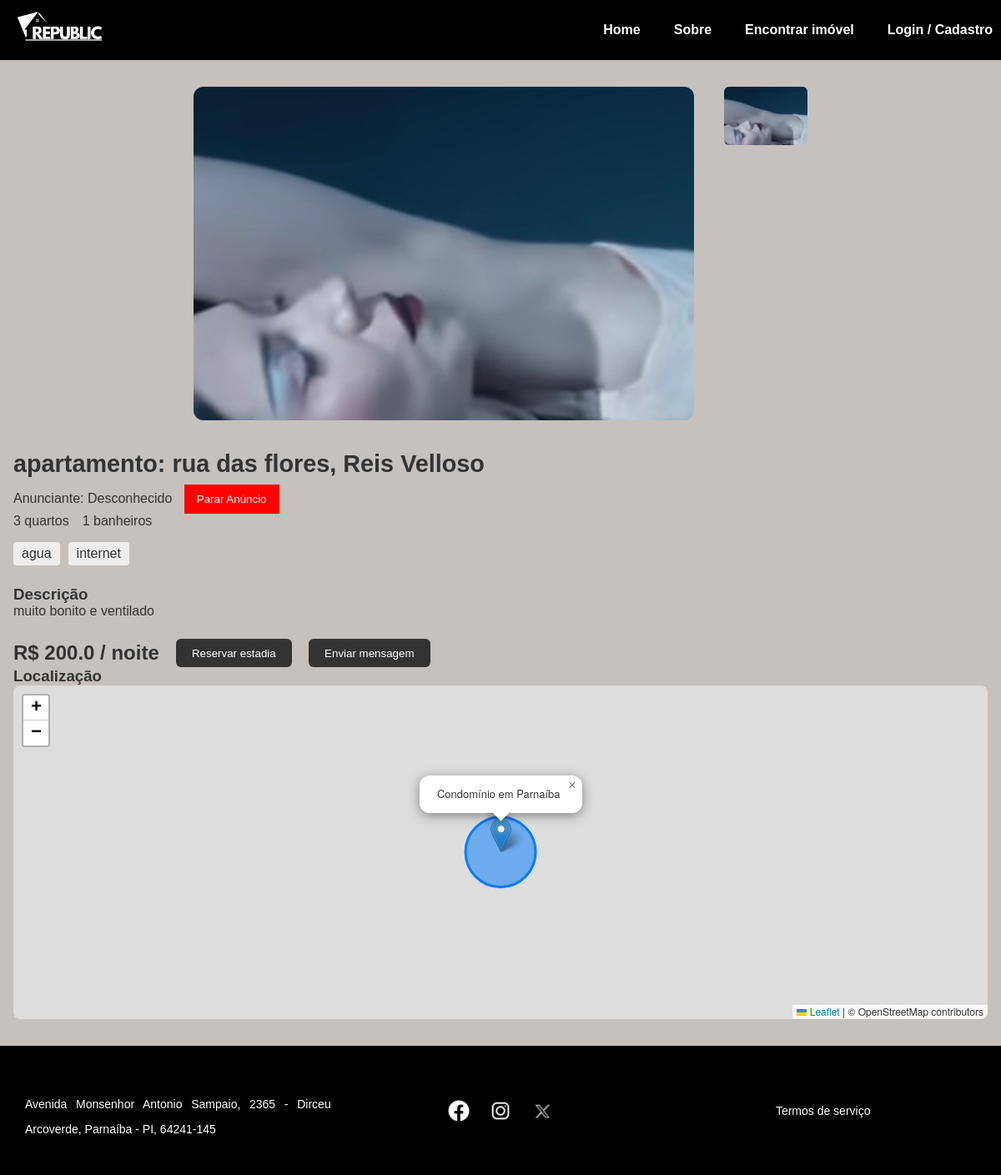
Screenshot of /detalhes_apartamento/1 with the database file from the repository.
### tables this page shows
CREATE TABLE apartamentos (
    id INTEGER PRIMARY KEY AUTOINCREMENT,
    endereco TEXT,
    bairro TEXT,
    numero TEXT,
    cep TEXT,
    complemento TEXT,
    valor REAL,
    quartos INTEGER,
    banheiros INTEGER,
    inclusos TEXT,
    outros TEXT,
    descricao TEXT,
    imagem TEXT,
    tipo TEXT
, usuario_id INTEGER);

### app.py (the view)
@app.route('/detalhes_apartamento/<int:id>')
def detalhes_apartamento(id):
    conn = sqlite3.connect('instance/banco.db')
    cursor = conn.cursor()
    cursor.execute("""
       SELECT id, endereco, bairro, numero, cep, complemento, valor, quartos,
              banheiros, inclusos, outros, descricao, imagem, tipo, usuario_id
       FROM apartamentos WHERE id = ?
    """, (id,))
    row = cursor.fetchone()
    if row and len(row) >= 15:
        apt = {
            'id': row[0],
            'endereco': row[1],
            'bairro': row[2],
            'numero': row[3],
            'cep': row[4],
            'complemento': row[5],
            'valor': row[6],
            'quartos': row[7],
            'banheiros': row[8],
            'inclusos': row[9].split(',') if row[9] else [],
            'outros': row[10],
            'descricao': row[11],
            'imagens': row[12].split(',') if row[12] else ['default.jpg'],
            'tipo': row[13],
            'usuario_id': row[14]
        }
        cursor.execute('SELECT nome FROM usuarios WHERE id = ?', (apt['usuario_id'],))
        dono = cursor.fetchone()
        dono_nome = dono[0] if dono else 'Desconhecido'
        conn.close()
        return render_template('apt.html', apartamento=apt, dono_nome=dono_nome, usuario_logado=session.get('usuario_id'))
    conn.close()
    return "Apartamento não encontrado", 404

### app.py (called while the page is built, shortened)
def obter_usuario_nome():
    return None

@app.context_processor
def inject_usuario_nome():
    return dict(usuario_nome=obter_usuario_nome())

### templates/apt.html (shortened to what this page needs)
<!DOCTYPE html>
<html lang="pt-br">
<head>
  <link rel="stylesheet" href="{{ url_for('static', filename='css/style.css') }}">
  <link rel="stylesheet" href="{{ url_for('static', filename='css/apt.css') }}">
  <link rel="stylesheet" href="{{ url_for('static', filename='css/map.css') }}">
  <link rel="stylesheet" href="https://unpkg.com/leaflet/dist/leaflet.css" />
</head>
<body>
  <header class="header">
    <div class="logo">
      <a href="{{ url_for('index') }}">
        <img src="{{ url_for('static', filename='img/logo/logo_branca.png') }}" alt="Republic Logo">
      </a>
    </div>
    <nav class="nav">
      <a href="{{ url_for('index') }}">Home</a>
      <a href="{{ url_for('sobre') }}">Sobre</a>
      <a href="{{ url_for('pesquisa') }}">Encontrar imóvel</a>
      {% if usuario_nome %}
      <div class="user-info">
        <div class="separator">|</div>
        <span class="saudacao">Olá, {{ usuario_nome }}!</span>
        <a href="{{ url_for('logout') }}" class="logout-btn">Sair</a>
      </div>
      {% else %}
      <a href="{{ url_for('cadastro') }}">Login / Cadastro</a>
      {% endif %}
    </nav>
  </header>
  <main class="main-content">
    <div class="image-gallery side-by-side">
      <div class="main-img">
        {% if apartamento.imagens and apartamento.imagens|length > 0 %}
          <img id="current-img" src="{{ url_for('static', filename='img/apts/' + apartamento.imagens[0]) }}" alt="Imagem principal">
        {% else %}
          <img id="current-img" src="{{ url_for('static', filename='img/apts/default.jpg') }}" alt="Imagem padrão">
        {% endif %}
      </div>
      <div class="thumbs">
        {% for img in apartamento.imagens %}
          <img class="thumb" src="{{ url_for('static', filename='img/apts/' + img) }}" alt="Imagem" onclick="changeImage('{{ img }}')">
        {% endfor %}
      </div>
    </div>
    <section class="details">
      <h2>{{ apartamento.tipo }}: {{ apartamento.endereco }}, {{ apartamento.bairro }}</h2>
<div class="anunciante">
  <span>Anunciante: {{ dono_nome }}</span>
  {% if usuario_logado == apartamento.usuario_id %}
      <form action="{{ url_for('parar_anuncio', id=apartamento.id) }}" method="POST" style="display:inline;">
          <button type="submit" class="btn btn-danger" style="margin-left: 10px;">Parar Anúncio</button>
      </form>
  {% endif %}
</div>
      <ul class="info">
        <li>{{ apartamento.quartos }} quartos</li>
        <li>{{ apartamento.banheiros }} banheiros</li>
      </ul>
      <div class="highlights">
        {% for item in apartamento.inclusos %}
        <span>{{ item }}</span>
        {% endfor %}
      </div>
      <section class="description">
        <h3>Descrição</h3>
        <p>{{ apartamento.descricao }}</p>
      </section>
      <div class="price-action">
        <span class="price">R$ {{ apartamento.valor }} / noite</span>
        <button>Reservar estadia</button>
        <button>Enviar mensagem</button>
      </div>
    </section>
    <section class="map">
      <h3>Localização</h3>
      <div id="map"></div>
    </section>
  </main>
  <footer class="footer">
    <div class="footer-content">
      <div class="container text-center">
        <div class="row">
          <div class="col">
            <p>Avenida Monsenhor Antonio Sampaio, 2365 - Dirceu Arcoverde, Parnaíba - PI, 64241-145</p>
          </div>
          <div class="col">
            <div class="socials">
              <a href="#"><img src="{{ url_for('static', filename='img/socials/facebook.png') }}" alt="Facebook"></a>
              <a href="#"><img src="{{ url_for('static', filename='img/socials/ig.png') }}" alt="Instagram"></a>
              <a href="#"><img src="{{ url_for('static', filename='img/socials/x.webp') }}" alt="X"></a>
            </div>
          </div>
          <div class="col">
            <a href="{{ url_for('termos') }}">Termos de serviço</a>
          </div>
        </div>
      </div>
    </div>
  </footer>
</body>
</html>

### static/css/style.css (style rules this page uses)
* { margin: 0; padding: 0; box-sizing: border-box; }
body { font-family: Arial, sans-serif; background-color: #c6c1bd; color: #333; }
.nav { display: flex; align-items: center; gap: 20px; }
.header { background: rgb(0, 0, 0); display: flex; align-items: center; justify-content: space-between; padding: 10px; }
.logo img { width: 120px; }
.nav a { color: white; text-decoration: none; margin-left: 20px; font-weight: bold; }
.container { padding: 30px 50px; }
.container p { text-align: justify; line-height: 30px; margin-top: 15px; }
.footer { background-color: black; color: white; padding: 30px 0; font-size: 14px; }
.footer-content .container { max-width: 1200px; margin: 0 auto; padding: 0 20px; }
.footer-content .row { display: flex; justify-content: space-between; align-items: center; flex-wrap: wrap; text-align: center; }
.footer-content .col { flex: 1; padding: 10px; }
.footer-content .socials a img { width: 30px; margin: 0 8px; vertical-align: middle; }
.footer-content a { color: white; text-decoration: none; }

### static/css/apt.css (style rules this page uses)
.main-content { max-width: 1200px; margin: 2rem auto; padding: 0 1rem; }
.image-gallery { display: flex; flex-direction: column; align-items: center; gap: 1rem; }
.image-gallery.side-by-side { flex-direction: row; align-items: flex-start; justify-content: center; }
.main-img img { width: 100%; max-width: 800px; height: auto; border-radius: 12px; }
.image-gallery.side-by-side .main-img img { width: 600px; height: 400px; object-fit: cover; border-radius: 12px; }
.thumbs { display: flex; gap: 10px; flex-wrap: wrap; justify-content: center; }
.image-gallery.side-by-side .thumbs { flex-direction: column; gap: 10px; margin-left: 20px; }
.thumbs img { width: 100px; height: 70px; object-fit: cover; border-radius: 6px; cursor: pointer; transition: transform 0.2s; }
.details { margin-top: 2rem; }
.details h2 { font-size: 1.8rem; margin-bottom: 0.5rem; }
.info { list-style: none; padding: 0; display: flex; flex-wrap: wrap; gap: 1rem; }
.highlights { display: flex; flex-wrap: wrap; gap: 10px; margin: 1rem 0; }
.highlights span { background-color: #eee; padding: 5px 10px; border-radius: 4px; }
.description { margin: 1.5rem 0; }
.price-action { display: flex; align-items: center; gap: 20px; flex-wrap: wrap; }
.price { font-weight: bold; font-size: 1.5rem; }
.price-action button { background-color: #333; color: white; border: none; padding: 0.6rem 1.2rem; border-radius: 6px; cursor: pointer; transition: background-color 0.2s; }
.btn-danger { background-color: red; color: white; border: none; padding: 10px 15px; cursor: pointer; }

### static/css/map.css (style rules this page uses)
#map { width: 100%; height: 100%; min-height: 400px; border-radius: 8px; }

### rows the page displays
apartamentos: imagem (picture), tipo "apartamento", endereco "rua das flores", bairro "Reis Velloso", quartos "3", banheiros "1", descricao "muito bonito e ventilado", valor "200.0"

### other values shown
{{ dono_nome }} "Desconhecido"
{{ item }} "agua" "internet"
